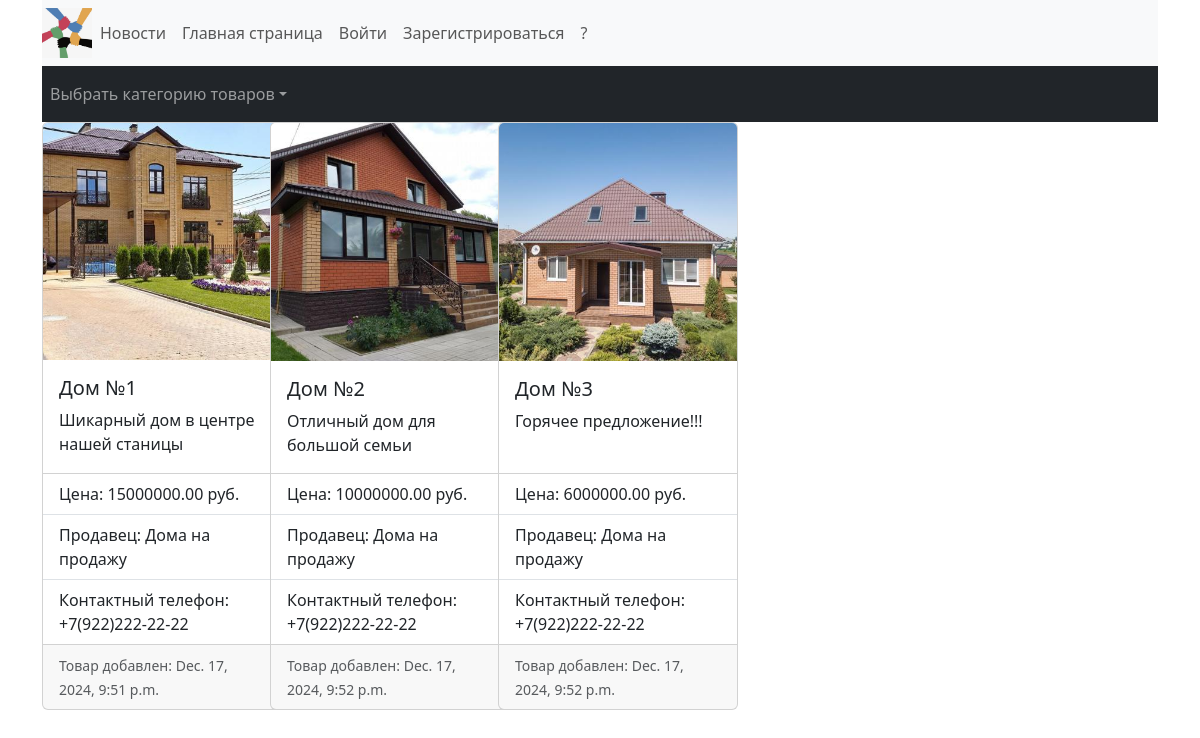
/JKH_site/trades/Buildings/, run on the app's committed database.
### JKH_site/models.py (models this page shows, shortened)
class Product(models.Model):
    user = models.ForeignKey(User, on_delete=models.CASCADE, related_name='products', )
    product_category = models.ForeignKey(Category, related_name='products', on_delete=models.CASCADE,
                                         verbose_name='Выберите категорию')
    product_name = models.CharField(max_length=200, blank=False, unique=False)
    product_image = models.ImageField(default='static/media/products/default_image.jpg',
                                      upload_to='static/media/products')
    product_info = models.TextField(blank=True)
    product_price = models.DecimalField(max_digits=20, decimal_places=2)
    date_of_offering = models.DateTimeField(auto_now_add=True)

class Profile(models.Model):
    user = models.OneToOneField(User, on_delete=models.CASCADE)
    company_name = models.CharField(max_length=100, blank=True)
    company_info = models.TextField(blank=True)
    photo = models.ImageField(default='static/media/photos/default_photo.jpg', upload_to='static/media/photos')
    address = models.TextField(blank=True)
    phone_number = models.CharField(max_length=25, blank=True)

### JKH_site/views.py (the view)
# urls.py: path('trades/', trades, name='trades'),
def trades(request, slug=None):
    category = None
    products = Product.objects.all()
    categories = Category.objects.all()
    if slug:
        category = get_object_or_404(Category, slug=slug)
        products = products.filter(product_category=category)
    context = {'category': category, 'categories': categories, 'products': products}
    return render(request, 'JKH_site/trades.html', context)

### JKH_site/models.py (called while the page is built)
    def __str__(self):
        return self.category_name

### JKH_site/templates/JKH_site/trades.html (shortened to what this page needs)
{% extends "JKH_site/base.html" %}
{% load static %}
{% block content %}
        <nav class="navbar navbar-expand-sm navbar-dark bg-dark">
            <div class="collapse navbar-collapse" id="navbarNav">
                <ul class="navbar-nav">
                    <li class="nav-item dropdown">
                        <a class="nav-link dropdown-toggle" data-bs-toggle="dropdown" href="#" role="button"
                           aria-expanded="false">Выбрать категорию товаров</a>
                    </li>
                </ul>
            </div>
        </nav>
<div class="row row-cols-1 row-cols-md-5">
    {% for i in products %}
        <div class="col">
            <div class="card h-100" style="width: 15rem;">
                <img src="{{ i.product_image.url }}" class="card-img-top" alt="Фото товара">
                    <div class="card-body">
                        <h5 class="card-title">{{i.product_name}}</h5>
                        <p class="card-text">{{i.product_info}}</p>
                    </div>
                    <ul class="list-group list-group-flush">
                        <li class="list-group-item">Цена: {{i.product_price}} руб.</li>
                        <li class="list-group-item">Продавец: {{i.user.profile.company_name}}</li>
                        <li class="list-group-item">Контактный телефон: {{i.user.profile.phone_number}}</li>
                    </ul>
                    <div class="card-footer">
                        <small class="text-body-secondary">Товар добавлен: {{i.date_of_offering}}</small>
                    </div>
            </div>
        </div>
    {% endfor %}
</div>
{% endblock content %}

### data on the page
Product: product_image (picture), product_name "Дом №1", product_info "Шикарный дом в центре нашей станицы", product_price "15000000.00", user.profile.company_name "Дома на продажу", user.profile.phone_number "+7(922)222-22-22", date_of_offering "Dec. 17, 2024, 9:51 p.m."
Product: product_image (picture), product_name "Дом №2", product_info "Отличный дом для большой семьи", product_price "10000000.00", user.profile.company_name "Дома на продажу", user.profile.phone_number "+7(922)222-22-22", date_of_offering "Dec. 17, 2024, 9:52 p.m."
Product: product_image (picture), product_name "Дом №3", product_info "Горячее предложение!!!", product_price "6000000.00", user.profile.company_name "Дома на продажу", user.profile.phone_number "+7(922)222-22-22", date_of_offering "Dec. 17, 2024, 9:52 p.m."
